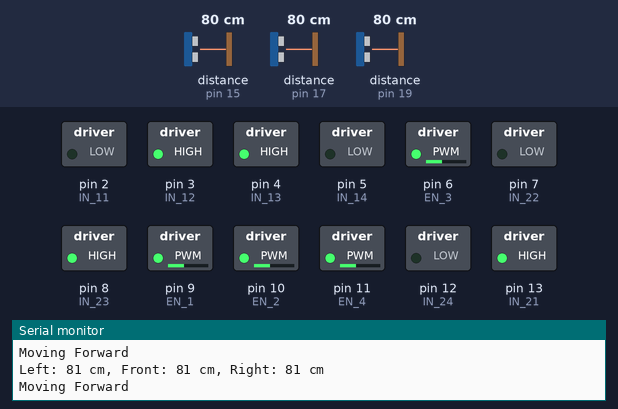
Simulated run of this sketch. Board: Arduino Uno, built with avr-gcc and run on an emulated ATmega328P. On the bench: switched loads named in the sketch (green lamp = pin HIGH), the last lines printed to the serial monitor. Dashed ring = blinking. The test bench sets the inputs (shaded band); at power-on: distance to the obstacle (sensors on pin 17, pin 15, pin 19) 80 cm. The echo pulse lasts 58.3 µs per cm.

Above: at 1.2 s.
1.3 s: distance to the obstacle (sensor on pin 17) set to 21 cm
2.8 s: distance to the obstacle (sensor on pin 17) set to 18 cm
At 4.8 s:
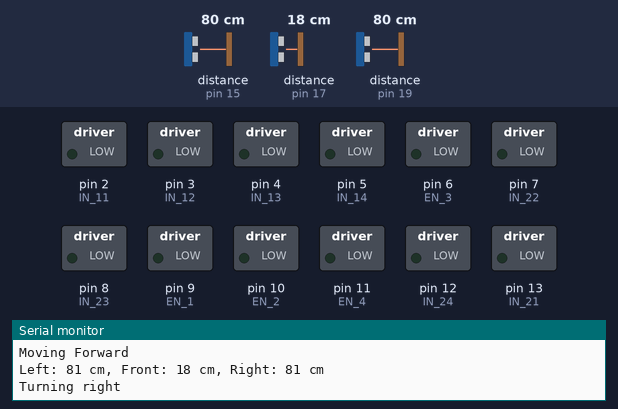
5.8 s: distance to the obstacle (sensor on pin 17) set to 23 cm
At 8.5 s:
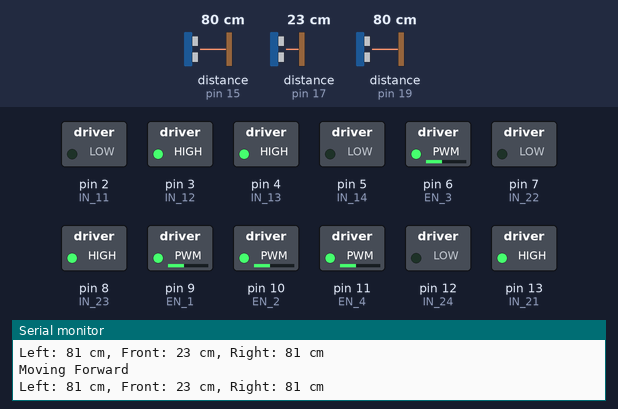
8.8 s: distance to the obstacle (sensor on pin 15) set to 4 cm
11.8 s: distance to the obstacle (sensor on pin 17) set to 2 cm
At 13.6 s:
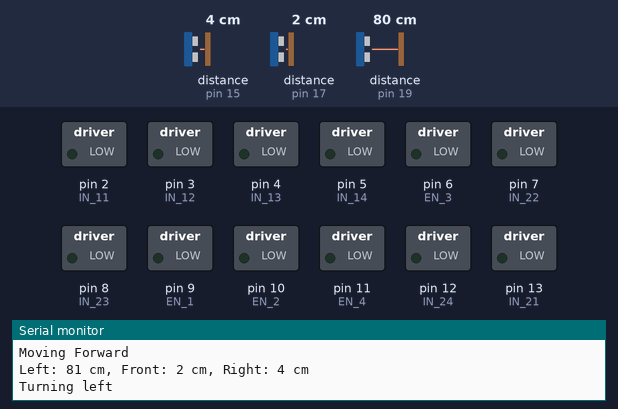
14.8 s: distance to the obstacle (sensor on pin 17) set to 35 cm
At 15.7 s:
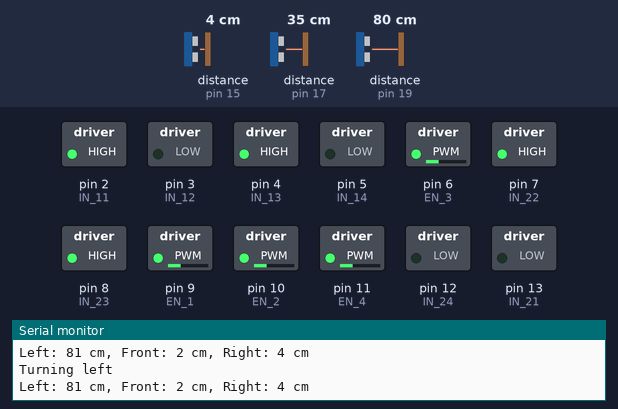
Timing chart, 0 to 18.4 s (numbered marks = the images above; inputs shaded):
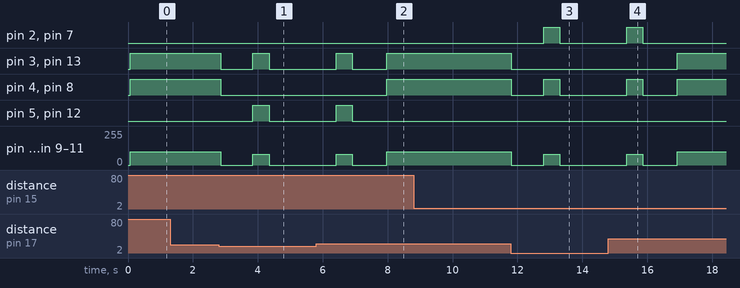

Measured:
- the behaviour switches between 20 and 19 cm on distance to the obstacle (sensor on pin 17) (found by bisection; images 0 and 1)
- after the input at 2.8 s, pin 3 (IN_12): HIGH → LOW after 0.05 s, → HIGH 1.0 s later, → LOW 0.50 s later; pin 4 (IN_13): HIGH → LOW after 0.05 s
- after the input at 5.8 s, pin 4 (IN_13), pin 8 (IN_23): LOW → HIGH after 2.2 s
- after the input at 11.8 s, pin 2 (IN_11): LOW → HIGH after 1.0 s, → LOW 0.50 s later; pin 3 (IN_12): HIGH → LOW at once
- after the input at 14.8 s, pin 2 (IN_11), pin 7 (IN_22): goes on until 15.9 s, then stays LOW; pin 3 (IN_12), pin 13 (IN_21): LOW → HIGH after 2.1 s

The sketch:

che_b2_23.ino
```cpp
#include <NewPing.h>

// Define the motor control pins based on your setup
#define IN_11 2  // L298N #1, IN4 for IN4 for Back Left motor
#define IN_12 3  // L298N #1, IN3 for IN3 for Back Left motor
#define IN_13 4  // L298N #1, IN2 for Back Right motor
#define IN_14 5  // L298N #1, IN1 for Back Right motor
#define EN_1 9   // Enable pin for L298N #1 (Back motors)
#define EN_2 10  // Enable pin for L298N #1 (Back motors)

#define IN_21 13  // L298N #2, IN4 for Front Right motor
#define IN_22 7   // L298N #2, IN3 for Front Right motor
#define IN_23 8   // L298N #2, IN2 for Front Left motor
#define IN_24 12  // L298N #2, IN1 for Front Left motor
#define EN_3 6    // Enable pin for L298N #2 (Front motors)
#define EN_4 11   // Enable pin for L298N #2 (Front motors)


// Define ultrasonic sensor pins
#define LEFT_TRIG_PIN 18
#define LEFT_ECHO_PIN 19
#define FRONT_TRIG_PIN 16
#define FRONT_ECHO_PIN 17
#define RIGHT_TRIG_PIN 14
#define RIGHT_ECHO_PIN 15

// Define distance thresholds
#define FRONT_THRESHOLD 20  // cm
#define SIDE_THRESHOLD 15   // cm

// Define maximum distance for the ultrasonic sensor
#define MAX_DISTANCE 200  // cm

// Create NewPing objects for the ultrasonic sensors
NewPing leftSensor(LEFT_TRIG_PIN, LEFT_ECHO_PIN, MAX_DISTANCE);
NewPing frontSensor(FRONT_TRIG_PIN, FRONT_ECHO_PIN, MAX_DISTANCE);
NewPing rightSensor(RIGHT_TRIG_PIN, RIGHT_ECHO_PIN, MAX_DISTANCE);

void setup() {
  Serial.begin(9600);  // Start serial communication

  // Initialize motor control pins
  pinMode(IN_11, OUTPUT);
  pinMode(IN_12, OUTPUT);
  pinMode(IN_13, OUTPUT);
  pinMode(IN_14, OUTPUT);
  pinMode(EN_1, OUTPUT);
  pinMode(EN_2, OUTPUT);
  pinMode(IN_21, OUTPUT);
  pinMode(IN_22, OUTPUT);
  pinMode(IN_23, OUTPUT);
  pinMode(IN_24, OUTPUT);
  pinMode(EN_3, OUTPUT);
  pinMode(EN_4, OUTPUT);
}

void loop() {
  delay(50);  // Small delay to allow sensors to stabilize

  // Read distances from ultrasonic sensors
  unsigned int leftDistance = leftSensor.ping_cm();
  unsigned int frontDistance = frontSensor.ping_cm();
  unsigned int rightDistance = rightSensor.ping_cm();

  // Print distances to the serial monitor
  Serial.print("Left: ");
  Serial.print(leftDistance);
  Serial.print(" cm, Front: ");
  Serial.print(frontDistance);
  Serial.print(" cm, Right: ");
  Serial.print(rightDistance);
  Serial.println(" cm");

  if (frontDistance < FRONT_THRESHOLD) {  // Obstacle detected in front
    stopMotors();                         // Stop the robot before turning
    delay(1000);                          // Pause for 1 second before taking action

    if (leftDistance > rightDistance) {
      turnLeft();  // Turn left if left side is clearer
      Serial.println("Turning left");
    } else {
      turnRight();  // Turn right if right side is clearer
      Serial.println("Turning right");
    }
    stopMotors();  // Stop after the turn
    delay(1000);   // Pause for 1 second after the turn
  } else {
    moveForward();  // Move forward if no obstacle detected in front
    Serial.println("Moving Forward");
  }
}

// Function to move the robot forward
void moveForward() {
  digitalWrite(IN_11, LOW);
  digitalWrite(IN_12, HIGH);
  digitalWrite(IN_13, HIGH);
  digitalWrite(IN_14, LOW);
  digitalWrite(IN_24, LOW);
  digitalWrite(IN_23, HIGH);
  digitalWrite(IN_22, LOW);
  digitalWrite(IN_21, HIGH);
  analogWrite(EN_1, 100);
  analogWrite(EN_2, 100);
  analogWrite(EN_3, 100);
  analogWrite(EN_4, 100);
}

// Function to turn the robot left
void turnLeft() {
  digitalWrite(IN_11, HIGH);
  digitalWrite(IN_12, LOW);
  digitalWrite(IN_13, HIGH);
  digitalWrite(IN_14, LOW);
  digitalWrite(IN_24, LOW);
  digitalWrite(IN_23, HIGH);
  digitalWrite(IN_22, HIGH);
  digitalWrite(IN_21, LOW);
  analogWrite(EN_1, 80);
  analogWrite(EN_2, 80);
  analogWrite(EN_3, 80);
  analogWrite(EN_4, 80);
  delay(500);    // Turn for 0.5 seconds
  stopMotors();  // Stop the motors after turning
}

// Function to turn the robot right
void turnRight() {
  digitalWrite(IN_11, LOW);
  digitalWrite(IN_12, HIGH);
  digitalWrite(IN_13, LOW);
  digitalWrite(IN_14, HIGH);
  digitalWrite(IN_24, HIGH);
  digitalWrite(IN_23, LOW);
  digitalWrite(IN_22, LOW);
  digitalWrite(IN_21, HIGH);
  analogWrite(EN_1, 80);
  analogWrite(EN_2, 80);
  analogWrite(EN_3, 80);
  analogWrite(EN_4, 80);
  delay(500);    // Turn for 0.5 seconds
  stopMotors();  // Stop the motors after turning
}

// Function to stop the motors
void stopMotors() {
  digitalWrite(IN_11, LOW);
  digitalWrite(IN_12, LOW);
  digitalWrite(IN_13, LOW);
  digitalWrite(IN_14, LOW);
  digitalWrite(IN_24, LOW);
  digitalWrite(IN_23, LOW);
  digitalWrite(IN_22, LOW);
  digitalWrite(IN_21, LOW);
  analogWrite(EN_1, 0);
  analogWrite(EN_2, 0);
  analogWrite(EN_3, 0);
  analogWrite(EN_4, 0);
}
```
